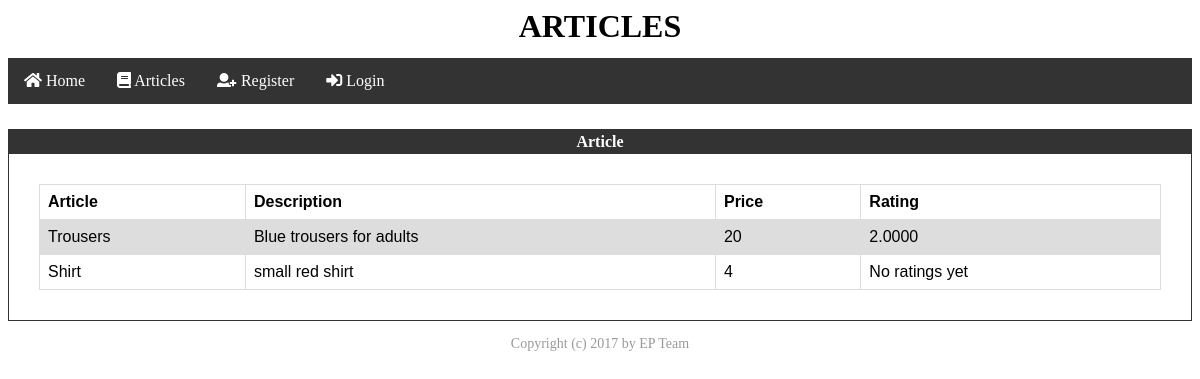
The page /verzija1/articles.php on the database its author committed.
### tables this page shows
CREATE TABLE `articles` (
  `id` int(11) NOT NULL AUTO_INCREMENT,
  `name` varchar(45) NOT NULL,
  `price` float NOT NULL,
  `description` varchar(220) DEFAULT NULL,
  `active` tinyint(4) DEFAULT '0',
  PRIMARY KEY (`id`)
);

### verzija1/database/DB_Engine.php (called while the page is built, shortened)
<?php
$host = "localhost";
$user = "root";
$password = "";
$schema = "spletna_trgovina";
$config = "mysql:host=" . $host
        . ";dbname=" . $schema;
$options = array(
    PDO::ATTR_ERRMODE => PDO::ERRMODE_EXCEPTION,
    PDO::ATTR_DEFAULT_FETCH_MODE => PDO::FETCH_ASSOC,
    PDO::ATTR_PERSISTENT => true,
    PDO::MYSQL_ATTR_INIT_COMMAND => 'SET NAMES utf8'
);
$db = new PDO($config, $user, $password, $options);
function countResults($query){
    global $db;
    return $db->query($query)->fetchColumn();
}
function fetchRows($query){
    global $db;
    return $db->query($query);
}
?>

### verzija1/articles.php (the view, shortened to what this page needs)
<?php
include 'database/DB_Engine.php';
?>
<html>
<?php include 'templates/template_head.php'; ?>
<body>
<div class="title" id="title" style="height: 50px; text-align: center"><h1>ARTICLES</h1></div>
        <?php        include 'templates/template_navigation_bar.php'; ?>
<div class="context" id="context">
    <div class="article" id="article" align = "center" style="margin-top: 25px">
                <div style = "border: solid 1px #333333;" align = "center">
                    <div style = "background-color:#333333; color:#FFFFFF; padding:3px;"><b>Article</b></div>
                    <div style = "margin:30px">
                        <table style="width:100%">
                            <tr>
                                <th>Article</th>
                                <th>Description</th>
                                <th>Price</th>
                                <th>Rating</th>
                            </tr>
                <?php
                       $rez = fetchRows("SELECT id, name, price, description, active FROM articles");
                ?>
                <?php foreach($rez as $row){
                    ?>
                <?php  if(isset($_SESSION['role_id']) && $_SESSION['role_id'] >= 3) { ?>
                    <tr>
                        <form action="" method="post">
                            <input type="hidden" name="article_id" value="<?php echo $row['id']; ?>">
                            <td><?php echo $row['name'] ?></td>
                            <td><?php echo $row['description'] ?></td>
                            <td><?php echo $row['price'] ?></td>
                            <td>
                                <?php
                                $count = countResults("SELECT count(user_id) FROM articles_rating WHERE"
                                        . " user_id = ".$_SESSION['user_id']." and article_id ="
                                        .$row['id']);
                                if($count == 0){
                                ?>
                                <input type="radio" name="radio" value="1">1
                            <input type="radio" name="radio" value="2">2
                            <input type="radio" name="radio" value="3">3
                            <input type="radio" name="radio" value="4">4
                            <input type="radio" name="radio" value="5">5
                            <input type="submit" name="rate" value="Rate" />
                                <?php }else{
                                    $rez = countResults("SELECT sum(rating)/count(article_id) as rating FROM articles_rating WHERE article_id = ".$row['id']."");
                                    echo $rez;
                                }
                            ?>
                            </td>
                            <td><input type = "submit" name="add_to_cart"    value = " Add to cart "    style="display: block; width: 100px;"/><br/></td>
                        </form>
                    </tr>
                <?php }else{ ?>
                    <tr>
                            <td><?php echo $row['name'] ?></td>
                            <td><?php echo $row['description'] ?></td>
                            <td><?php echo $row['price'] ?></td>
                            <td>
                                <?php
                                $rez = countResults("SELECT sum(rating)/count(article_id) as rating FROM articles_rating WHERE article_id = ".$row['id']."");
                                if(strlen($rez) == 0){
                                    echo "No ratings yet";
                                }
                                    echo $rez;
                                ?>
                            </td>
                    </tr>
                <?php } ?>
                <?php } ?>
                        </table>
            </div>
        </div>
    </div>
</div>
 <?php include 'templates/template_footer.php'; ?>
</body>
</html>

### verzija1/css/styles.css (style rules this page uses)
body { min-width:600px; }
table { font-family: arial, sans-serif; border-collapse: collapse; width: 100%; }
td, th { border: 1px solid #dddddd; text-align: left; padding: 8px; white-space:nowrap; }
tr:nth-child(even) { background-color: #dddddd; }

### rows shown on the page
articles: name "Trousers", description "Blue trousers for adults", price "20", rez "2.0000"
articles: name "Shirt", description "small red shirt", price "4", shows "No ratings yet"
